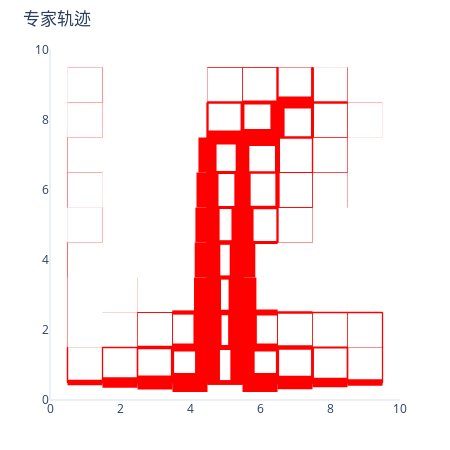

The notebook cell this image was saved under:
### Code cell
world_trajGen.ShowTrajs_Experts()
